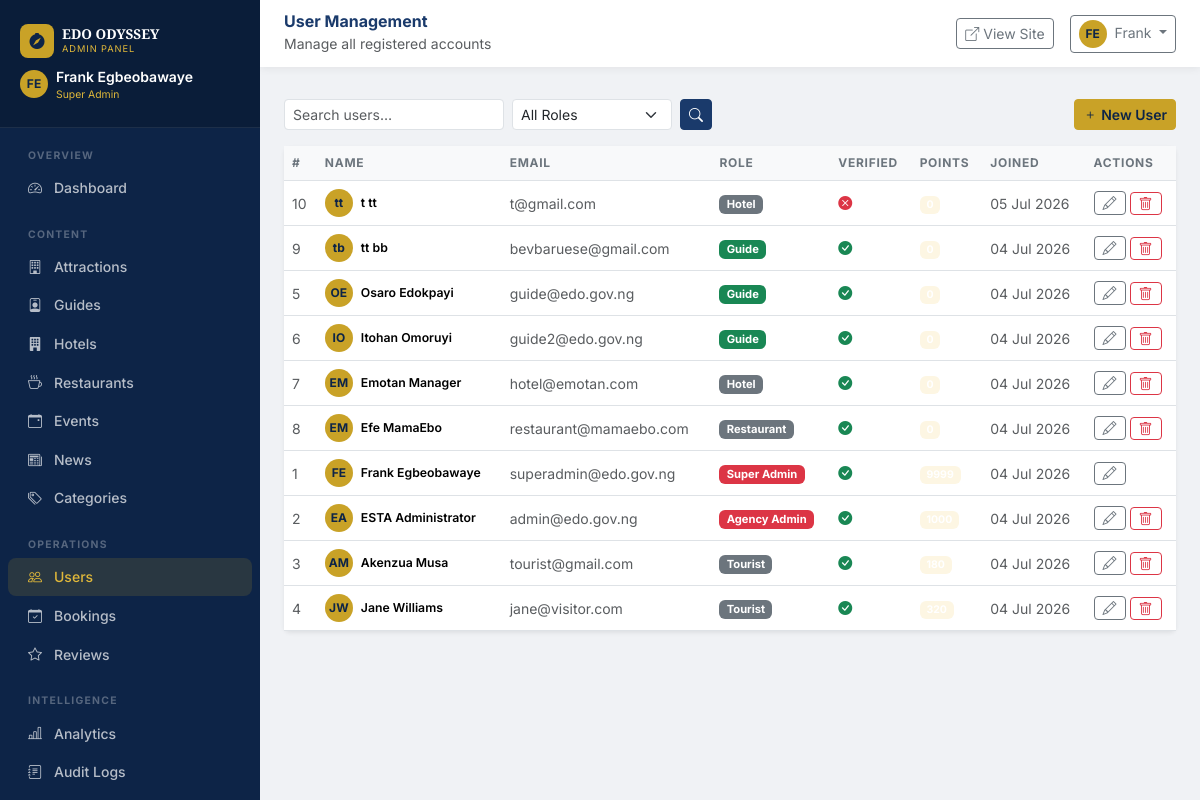
Page /admin/users (signed in) on the committed database.
### app/models/models.py (models this page shows, shortened)
class BaseModel(db.Model):
    __abstract__ = True
    id = db.Column(db.Integer, primary_key=True)
    uuid = db.Column(db.String(36), default=gen_uuid, unique=True, nullable=False, index=True)
    created_at = db.Column(db.DateTime, default=datetime.utcnow, nullable=False)
    updated_at = db.Column(db.DateTime, default=datetime.utcnow, onupdate=datetime.utcnow, nullable=False)
    created_by = db.Column(db.Integer, nullable=True)
    status = db.Column(db.String(20), default="active", nullable=False)
    deleted_at = db.Column(db.DateTime, nullable=True)

class User(UserMixin, BaseModel):
    __tablename__ = "users"
    email = db.Column(db.String(150), unique=True, index=True, nullable=False)
    password_hash = db.Column(db.String(255), nullable=False)
    first_name = db.Column(db.String(100), nullable=False)
    last_name = db.Column(db.String(100), nullable=False)
    role = db.Column(db.String(50), default="Tourist", nullable=False)
    phone = db.Column(db.String(50), nullable=True)
    is_verified = db.Column(db.Boolean, default=False, nullable=False)
    avatar_url = db.Column(db.String(255), nullable=True)
    heritage_points = db.Column(db.Integer, default=0, nullable=False)
    bio = db.Column(db.Text, nullable=True)
    address = db.Column(db.String(255), nullable=True)
    nationality = db.Column(db.String(100), nullable=True)
    last_login = db.Column(db.DateTime, nullable=True)
    bookings = db.relationship("Booking", back_populates="user", lazy="dynamic")
    reviews = db.relationship("Review", back_populates="user", lazy="dynamic")
    guide_profile = db.relationship("Guide", back_populates="user", uselist=False)
    notifications = db.relationship("Notification", back_populates="user", lazy="dynamic")
    favourites = db.relationship("Favourite", back_populates="user", lazy="dynamic")
    payments = db.relationship("Payment", back_populates="user", lazy="dynamic")
    audit_logs = db.relationship("AuditLog", foreign_keys="AuditLog.user_id", back_populates="user", lazy="dynamic")
    owned_attractions = db.relationship("Attraction", back_populates="owner", foreign_keys="Attraction.user_id", lazy="dynamic")
    owned_hotels = db.relationship("Hotel", back_populates="owner", foreign_keys="Hotel.user_id", lazy="dynamic")
    owned_restaurants = db.relationship("Restaurant", back_populates="owner", foreign_keys="Restaurant.user_id", lazy="dynamic")
    owned_events = db.relationship("Event", back_populates="owner", foreign_keys="Event.user_id", lazy="dynamic")  # Add this
    @property
    def full_name(self):
        return f"{self.first_name} {self.last_name}"
    @property
    def is_admin(self):
        return self.role in ("Agency Admin", "Super Admin")

### app/admin/routes.py (the view)
@admin_bp.route("/users")
@login_required
@admin_required
def users():
    page = request.args.get("page", 1, type=int)
    search_q = request.args.get("q", "").strip()
    role_filter = request.args.get("role", "")
    query = User.query.filter(User.status != "deleted")
    if search_q:
        query = query.filter((User.email.ilike(f"%{search_q}%")) | (User.first_name.ilike(f"%{search_q}%")) | (User.last_name.ilike(f"%{search_q}%")))
    if role_filter:
        query = query.filter_by(role=role_filter)
    pagination = query.order_by(User.created_at.desc()).paginate(page=page, per_page=20, error_out=False)
    return render_template("admin/users.html", users=pagination.items, pagination=pagination, search_q=search_q, role_filter=role_filter)

### app/templates/admin/users.html (shortened to what this page needs)
{% extends "admin/base.html" %}
{% block page_title %}User Management{% endblock %}
{% block page_subtitle %}Manage all registered accounts{% endblock %}
{% block content %}
<div class="d-flex justify-content-between align-items-center mb-3">
  <form method="GET" class="d-flex gap-2">
    <input type="text" name="q" class="form-control form-control-sm" placeholder="Search users…" value="{{ search_q }}" style="width:220px">
    <select name="role" class="form-select form-select-sm" style="width:160px">
      <option value="">All Roles</option>
    </select>
    <button type="submit" class="btn btn-blue btn-sm"><i class="bi bi-search"></i></button>
  </form>
  <a href="{{ url_for('admin.user_create') }}" class="btn btn-gold btn-sm"><i class="bi bi-plus me-1"></i>New User</a>
</div>
<div class="card border-0 shadow-sm">
  <div class="card-body p-0">
    <table class="table table-hover mb-0 admin-table">
      <thead><tr><th>#</th><th>Name</th><th>Email</th><th>Role</th><th>Verified</th><th>Points</th><th>Joined</th><th>Actions</th></tr></thead>
      <tbody>
      {% for u in users %}
      <tr>
        <td class="text-muted small">{{ u.id }}</td>
        <td>
          <div class="d-flex align-items-center gap-2">
            <div class="avatar-initials-sm">{{ u.first_name[0] }}{{ u.last_name[0] }}</div>
            <div class="fw-semibold small">{{ u.full_name }}</div>
          </div>
        </td>
        <td class="small text-muted">{{ u.email }}</td>
        <td><span class="badge {% if u.is_admin %}bg-danger{% elif u.role=='Guide' %}bg-success{% else %}bg-secondary{% endif %} text-white" style="font-size:.7rem">{{ u.role }}</span></td>
        <td>{% if u.is_verified %}<i class="bi bi-check-circle-fill text-success"></i>{% else %}<i class="bi bi-x-circle-fill text-danger"></i>{% endif %}</td>
        <td><span class="badge bg-gold-100 text-gold-600">{{ u.heritage_points }}</span></td>
        <td class="small text-muted">{{ u.created_at.strftime('%d %b %Y') }}</td>
        <td>
          <div class="d-flex gap-1">
            <a href="{{ url_for('admin.user_edit', id=u.id) }}" class="btn btn-outline-secondary btn-sm py-0"><i class="bi bi-pencil"></i></a>
            {% if u.id != current_user.id %}
            <form method="POST" action="{{ url_for('admin.user_delete', id=u.id) }}" class="d-inline">
              <button class="btn btn-outline-danger btn-sm py-0" onclick="return confirm('Deactivate {{ u.full_name }}?')"><i class="bi bi-trash"></i></button>
            </form>
            {% endif %}
          </div>
        </td>
      </tr>
      {% endfor %}
      </tbody>
    </table>
  </div>
</div>
{% endblock %}

### app/templates/admin/base.html (shortened to what this page needs)
<!DOCTYPE html>
<html lang="en">
<head>
  <link href="https://cdn.jsdelivr.net/npm/bootstrap@5.3.3/dist/css/bootstrap.min.css" rel="stylesheet">
  <link href="https://cdn.jsdelivr.net/npm/bootstrap-icons@1.11.3/font/bootstrap-icons.css" rel="stylesheet">
  <link rel="stylesheet" href="{{ url_for('static', filename='css/main.css') }}">
</head>
<body class="admin-body">
<div class="admin-sidebar" id="adminSidebar">
  <div class="admin-sidebar-header">
    <div class="d-flex align-items-center gap-2 mb-1">
      <div class="brand-icon" style="width:34px;height:34px;font-size:1rem"><i class="bi bi-compass-fill"></i></div>
      <div>
        <div class="brand-title" style="font-size:.85rem">EDO ODYSSEY</div>
        <div class="brand-subtitle" style="font-size:.58rem">Admin Panel</div>
      </div>
    </div>
    <div class="d-flex align-items-center gap-2 mt-2">
      <div class="avatar-initials-sm">{{ current_user.first_name[0] }}{{ current_user.last_name[0] }}</div>
      <div>
        <div class="text-white small fw-semibold">{{ current_user.full_name }}</div>
        <div style="font-size:.65rem;color:var(--gold-400)">{{ current_user.role }}</div>
      </div>
    </div>
  </div>
  <nav class="flex-grow-1 py-2 px-2">
    <div class="nav-section">Overview</div>
    <a href="{{ url_for('admin.dashboard') }}" class="nav-link {% if request.endpoint=='admin.dashboard' %}active{% endif %}"><i class="bi bi-speedometer2"></i> Dashboard</a>
    <div class="nav-section mt-2">Content</div>
    <a href="{{ url_for('admin.attractions') }}" class="nav-link {% if 'attractions' in request.endpoint %}active{% endif %}"><i class="bi bi-building"></i> Attractions</a>
    <a href="{{ url_for('admin.guides') }}" class="nav-link {% if 'guides' in request.endpoint %}active{% endif %}"><i class="bi bi-person-badge"></i> Guides</a>
    <a href="{{ url_for('admin.hotels') }}" class="nav-link {% if 'hotel' in request.endpoint %}active{% endif %}"><i class="bi bi-building-fill"></i> Hotels</a>
    <a href="{{ url_for('admin.restaurants') }}" class="nav-link {% if 'restaurant' in request.endpoint %}active{% endif %}"><i class="bi bi-cup-hot"></i> Restaurants</a>
    <a href="{{ url_for('admin.events') }}" class="nav-link {% if 'event' in request.endpoint %}active{% endif %}"><i class="bi bi-calendar-event"></i> Events</a>
    <a href="{{ url_for('admin.news') }}" class="nav-link {% if 'news' in request.endpoint %}active{% endif %}"><i class="bi bi-newspaper"></i> News</a>
    <a href="{{ url_for('admin.categories') }}" class="nav-link {% if 'categor' in request.endpoint %}active{% endif %}"><i class="bi bi-tags"></i> Categories</a>
    <div class="nav-section mt-2">Operations</div>
    <a href="{{ url_for('admin.users') }}" class="nav-link {% if 'users' in request.endpoint %}active{% endif %}"><i class="bi bi-people"></i> Users</a>
    <a href="{{ url_for('admin.bookings') }}" class="nav-link {% if 'bookings' in request.endpoint %}active{% endif %}"><i class="bi bi-calendar-check"></i> Bookings</a>
    <a href="{{ url_for('admin.reviews') }}" class="nav-link {% if 'reviews' in request.endpoint %}active{% endif %}"><i class="bi bi-star"></i> Reviews</a>
    <div class="nav-section mt-2">Intelligence</div>
    <a href="{{ url_for('admin.analytics') }}" class="nav-link {% if 'analytics' in request.endpoint %}active{% endif %}"><i class="bi bi-bar-chart-line"></i> Analytics</a>
    <a href="{{ url_for('admin.audit_logs') }}" class="nav-link {% if 'audit' in request.endpoint %}active{% endif %}"><i class="bi bi-journal-text"></i> Audit Logs</a>
  </nav>
</div>
<div class="admin-main">
  <div class="admin-topbar">
    <div class="d-flex align-items-center gap-3">
      <div>
        <h6 class="mb-0 fw-bold text-blue">{% block page_title %}Admin Panel{% endblock %}</h6>
        <small class="text-muted">{% block page_subtitle %}Edo Odyssey CMS{% endblock %}</small>
      </div>
    </div>
    <div class="d-flex align-items-center gap-3">
      <a href="{{ url_for('main.home') }}" class="btn btn-outline-secondary btn-sm" target="_blank"><i class="bi bi-box-arrow-up-right me-1"></i>View Site</a>
      <div class="dropdown">
        <button class="btn btn-outline-secondary btn-sm dropdown-toggle" data-bs-toggle="dropdown">
          <div class="avatar-initials-sm d-inline-flex me-1">{{ current_user.first_name[0] }}{{ current_user.last_name[0] }}</div>
          {{ current_user.first_name }}
        </button>
      </div>
    </div>
  </div>
  <div class="px-4 pt-2">
  </div>
  <div class="admin-content">
    {% block content %}{% endblock %}
  </div>
</div>
</body>
</html>

### app/static/css/main.css (style rules this page uses)
:root { --blue-900: #0d2447; --blue-800: #1a3a6b; --blue-700: #1d4385; --blue-600: #2255a4; --blue-100: #e8f0fe; --gold-600: #a07d10; --gold-500: #c9a227; --gold-400: #e0b83a; --gold-100: #fdf6e3; --gray-50: #f8f9fa; --gray-100: #f0f2f5; --gray-200: #e2e8f0; --text-dark: #1a202c; --text-muted: #6c757d; --restaurant: #e05c27; --restaurant-hover: #c94a1a; --radius: 12px; --shadow: 0 4px 20px rgba(26,58,107,.12); --shadow-lg: 0 8px 40px rgba(26,58,107,.18); --transition: .25s ease; }
body { font-family: 'Inter', sans-serif; color: var(--text-dark); background: #fff; }
a { text-decoration: none; transition: color var(--transition); }
.bg-gold-100 { background-color: var(--gold-100) !important; }
.text-blue { color: var(--blue-800) !important; }
.brand-icon { width: 38px; height: 38px; background: var(--gold-500); border-radius: 8px; display: flex; align-items: center; justify-content: center; font-size: 1.2rem; color: var(--blue-900); }
.brand-title { font-family: 'Playfair Display',serif; font-size: .95rem; font-weight: 700; color: #fff; line-height: 1.1; }
.brand-subtitle { font-size: .58rem; color: var(--gold-400); text-transform: uppercase; letter-spacing: .1em; }
.btn-gold { background: var(--gold-500); border-color: var(--gold-500); color: var(--blue-900); font-weight: 600; }
.btn-blue { background: var(--blue-800); color: #fff; border-color: var(--blue-800); }
.avatar-initials-sm { width:28px; height:28px; background: var(--gold-500); color: var(--blue-900); border-radius: 50%; display:flex; align-items:center; justify-content:center; font-weight:700; font-size:.75rem; }
.admin-sidebar { position: fixed; left:0; top:0; bottom:0; width:260px; background: var(--blue-900); z-index: 1000; overflow-y: auto; transition: transform .3s ease; display: flex; flex-direction: column; }
.admin-sidebar-header { padding: 1.5rem 1.25rem; background: rgba(0,0,0,.2); border-bottom: 1px solid rgba(255,255,255,.08); }
.admin-sidebar .nav-link { color: rgba(255,255,255,.7); font-size:.875rem; font-weight:500; padding:.55rem 1.25rem; border-radius:8px; transition: all var(--transition); display:flex; align-items:center; gap:.75rem; }
.admin-sidebar .nav-link:hover, .admin-sidebar .nav-link.active { background: rgba(201,162,39,.15); color: var(--gold-400); }
.admin-sidebar .nav-section { font-size:.65rem; font-weight:700; color:rgba(255,255,255,.3); text-transform:uppercase; letter-spacing:.12em; padding:.75rem 1.25rem .3rem; }
.admin-main { margin-left:260px; min-height:100vh; background:var(--gray-100); }
.admin-topbar { background:#fff; padding:.75rem 1.5rem; box-shadow:0 2px 8px rgba(0,0,0,.06); display:flex; align-items:center; justify-content:space-between; position:sticky; top:0; z-index:999; }
.admin-content { padding:1.5rem; }
.admin-table th { font-size:.75rem; font-weight:700; text-transform:uppercase; letter-spacing:.06em; color:var(--text-muted); background:var(--gray-50); }
.admin-table td { font-size:.875rem; vertical-align:middle; }

### rows in the picture
User: first_name "F", last_name "E", full_name "Frank Egbeobawaye", role "Super Admin", first_name "Frank", id "1", email "superadmin@edo.gov.ng", is_verified True (drawn), created_at "04 Jul 2026"
User: id "10", first_name "t", last_name "t", full_name "t tt", email "t@gmail.com", role "Hotel", is_verified False (drawn), created_at "05 Jul 2026"
User: id "9", first_name "t", last_name "b", full_name "tt bb", email "bevbaruese@gmail.com", role "Guide", is_verified True (drawn), created_at "04 Jul 2026"
User: id "5", first_name "O", last_name "E", full_name "Osaro Edokpayi", email "guide@edo.gov.ng", role "Guide", is_verified True (drawn), created_at "04 Jul 2026"
User: id "6", first_name "I", last_name "O", full_name "Itohan Omoruyi", email "guide2@edo.gov.ng", role "Guide", is_verified True (drawn), created_at "04 Jul 2026"
User: id "7", first_name "E", last_name "M", full_name "Emotan Manager", email "hotel@emotan.com", role "Hotel", is_verified True (drawn), created_at "04 Jul 2026"
User: id "8", first_name "E", last_name "M", full_name "Efe MamaEbo", email "restaurant@mamaebo.com", role "Restaurant", is_verified True (drawn), created_at "04 Jul 2026"
User: id "2", first_name "E", last_name "A", full_name "ESTA Administrator", email "admin@edo.gov.ng", role "Agency Admin", is_verified True (drawn), created_at "04 Jul 2026"
User: id "3", first_name "A", last_name "M", full_name "Akenzua Musa", email "tourist@gmail.com", role "Tourist", is_verified True (drawn), created_at "04 Jul 2026"
User: id "4", first_name "J", last_name "W", full_name "Jane Williams", email "jane@visitor.com", role "Tourist", is_verified True (drawn), created_at "04 Jul 2026"
